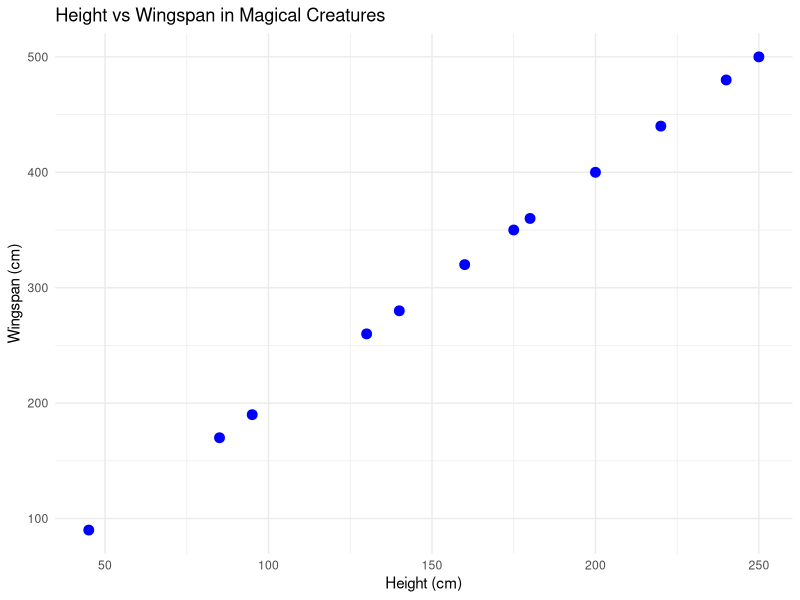
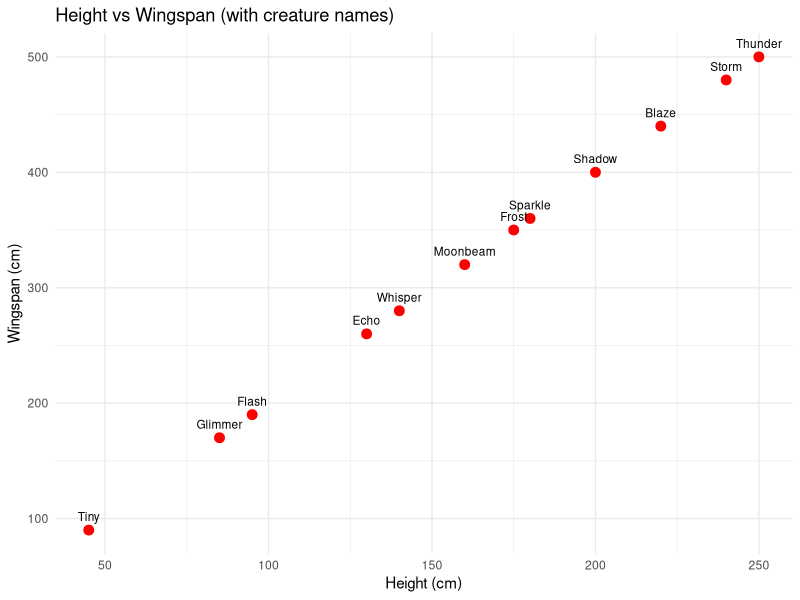

Generate these figures, in order, with R: (Note: this script raises an error after producing the figures.)
# 🔮 Day 2 - Spell 10: Scatter Plot Adventures

# 🎈 Activity: Relationship Explorer
# 🔍 Relationship Hunter: Do tall people have bigger feet? Let's find out!

# Load our visualization magic
library(ggplot2)
library(dplyr)

# Create magical creature data with interesting relationships
magical_creatures <- data.frame(
  name = c("Tiny", "Sparkle", "Thunder", "Moonbeam", "Flash", "Whisper", 
           "Blaze", "Frost", "Echo", "Storm", "Glimmer", "Shadow"),
  height_cm = c(45, 180, 250, 160, 95, 140, 220, 175, 130, 240, 85, 200),
  wingspan_cm = c(90, 360, 500, 320, 190, 280, 440, 350, 260, 480, 170, 400),
  magic_power = c(95, 85, 70, 90, 88, 92, 75, 80, 85, 72, 90, 78),
  flying_speed = c(120, 95, 60, 105, 110, 100, 70, 85, 95, 65, 115, 80),
  age_years = c(50, 150, 300, 120, 80, 200, 250, 180, 90, 280, 60, 220),
  type = c("Fairy", "Unicorn", "Dragon", "Pegasus", "Sprite", "Wolf", 
           "Dragon", "Ice_spirit", "Echo_spirit", "Dragon", "Pixie", "Shadow")
)

print("🐉 Magical Creatures Dataset:")
print(magical_creatures)

# 🎯 Challenge 1: Basic scatter plot
print("\n1️⃣ Basic Scatter Plot:")

# Do taller creatures have bigger wingspans?
height_wingspan <- ggplot(magical_creatures, aes(x = height_cm, y = wingspan_cm)) +
  geom_point(size = 3, color = "blue") +
  labs(title = "Height vs Wingspan in Magical Creatures",
       x = "Height (cm)", 
       y = "Wingspan (cm)") +
  theme_minimal()

print(height_wingspan)

print("🔍 What do you see?")
print("Do taller creatures tend to have bigger wingspans?")
print("Are there any outliers (creatures that don't follow the pattern)?")

# 🎯 Challenge 2: Adding creature names to points
print("\n2️⃣ Adding Labels to Points:")

labeled_plot <- ggplot(magical_creatures, aes(x = height_cm, y = wingspan_cm)) +
  geom_point(size = 3, color = "red") +
  geom_text(aes(label = name), vjust = -1, size = 3) +
  labs(title = "Height vs Wingspan (with creature names)",
       x = "Height (cm)", y = "Wingspan (cm)") +
  theme_minimal()

print(labeled_plot)

# Your turn: Create a scatter plot of magic power vs flying speed
power_speed <- ggplot(magical_creatures, aes(x = ..., y = ...)) +
  geom_point(size = 3, color = "...") +
  geom_text(aes(label = name), vjust = -1, size = 3) +
  labs(title = "... vs ...",
       x = "...", y = "...") +
  theme_minimal()

print(power_speed)

# 🎯 Challenge 3: Color-coding by categories
print("\n3️⃣ Color-coding by Creature Type:")

type_colored <- ggplot(magical_creatures, aes(x = height_cm, y = wingspan_cm, color = type)) +
  geom_point(size = 4) +
  labs(title = "Height vs Wingspan by Creature Type",
       x = "Height (cm)", y = "Wingspan (cm)", color = "Creature Type") +
  theme_minimal()

print(type_colored)

# Size by age
size_by_age <- ggplot(magical_creatures, aes(x = magic_power, y = flying_speed, size = age_years)) +
  geom_point(alpha = 0.7, color = "purple") +
  labs(title = "Magic Power vs Flying Speed (size = age)",
       x = "Magic Power", y = "Flying Speed", size = "Age (years)") +
  theme_minimal()

print(size_by_age)

# 🎯 Challenge 4: Multiple relationships in one plot
print("\n4️⃣ Complex Relationships:")

# Color by type, size by age, position by height and wingspan
complex_plot <- ggplot(magical_creatures, aes(x = height_cm, y = wingspan_cm, 
                                             color = type, size = age_years)) +
  geom_point(alpha = 0.8) +
  geom_text(aes(label = name), vjust = -2, size = 2.5, color = "black") +
  labs(title = "Multiple Relationships: Height, Wingspan, Type, and Age",
       x = "Height (cm)", y = "Wingspan (cm)", 
       color = "Type", size = "Age") +
  theme_minimal()

print(complex_plot)

# ✨ Advanced Challenge: Adding trend lines
print("\n✨ Advanced Challenge - Trend Lines:")

# Add a trend line to see the overall pattern
with_trend <- ggplot(magical_creatures, aes(x = height_cm, y = wingspan_cm)) +
  geom_point(size = 3, color = "darkblue") +
  geom_smooth(method = "lm", color = "red", se = FALSE) +
  geom_text(aes(label = name), vjust = -1, size = 3) +
  labs(title = "Height vs Wingspan with Trend Line",
       x = "Height (cm)", y = "Wingspan (cm)") +
  theme_minimal()

print(with_trend)

# Your turn: Add a trend line to age vs magic power
age_magic_trend <- ggplot(magical_creatures, aes(x = age_years, y = magic_power)) +
  geom_point(size = 3, color = "...") +
  geom_smooth(method = "...", color = "...", se = FALSE) +
  labs(title = "... vs ... with Trend Line",
       x = "...", y = "...") +
  theme_minimal()

print(age_magic_trend)

# 🎯 Challenge 5: Correlation investigation
print("\n5️⃣ Correlation Investigation:")

# Calculate correlation between different variables
correlations <- magical_creatures %>%
  select(height_cm, wingspan_cm, magic_power, flying_speed, age_years) %>%
  cor() %>%
  round(2)

print("🔢 Correlation Matrix:")
print("Values close to 1 = strong positive relationship")
print("Values close to -1 = strong negative relationship") 
print("Values close to 0 = no relationship")
print(correlations)

# Create multiple scatter plots to explore relationships
library(tidyr)

# Reshape data for multiple plots
creature_pairs <- magical_creatures %>%
  select(name, height_cm, wingspan_cm, magic_power, flying_speed) %>%
  pivot_longer(cols = c(height_cm, wingspan_cm, magic_power, flying_speed),
               names_to = "measurement", values_to = "value")

# 🎯 Your Detective Mission:
print("\n🕵️ Your Relationship Detective Mission:")
print("1. Which two variables have the strongest relationship?")
print("2. Are there any negative relationships (one goes up, other goes down)?")
print("3. Which creatures are outliers in different plots?")
print("4. What can you predict about a creature if you know one measurement?")

# Create your own scatter plot investigation
print("\n🎨 Your Turn - Create Your Own Investigation:")
print("Pick two variables and explore their relationship!")

# my_investigation <- ggplot(magical_creatures, aes(x = ..., y = ...)) +
#   geom_point(size = 3, color = "...") +
#   # Add more layers if you want!
#   labs(title = "My Investigation: ... vs ...",
#        x = "...", y = "...") +
#   theme_minimal()
# 
# print(my_investigation)

# 💡 Memory Tip:
# - Scatter plots show relationships between TWO variables
# - geom_point() creates the dots
# - aes() maps variables to x, y, color, size
# - geom_smooth() adds trend lines
# - Strong correlations = points form a line pattern
# - Weak correlations = points are scattered randomly
# - Look for outliers that don't follow the pattern!